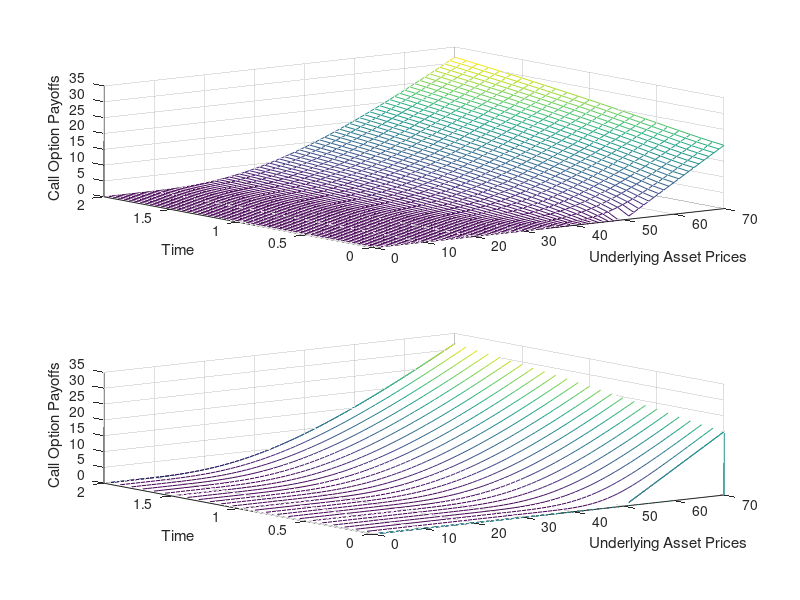

Write the MATLAB code that produced this figure.
clear all
close all
S0=1:1:70;
T=2:-1/12:0;
K=50;
r=0.1;
Sigma =0.4;
q=0;

for i=1:length(T)
  for j=1:length(S0)
    [C(i,j,:),P]=blsprice(S0(j),K,r,T(i),Sigma,q);
  end
end

subplot(2,1,1)
mesh(S0,T,C)
ylabel('Time')
xlabel('Underlying Asset Prices')
zlabel('Call Option Payoffs')

subplot(2,1,2)
waterfall(S0,T,C)
ylabel('Time')
xlabel('Underlying Asset Prices')
zlabel('Call Option Payoffs')
